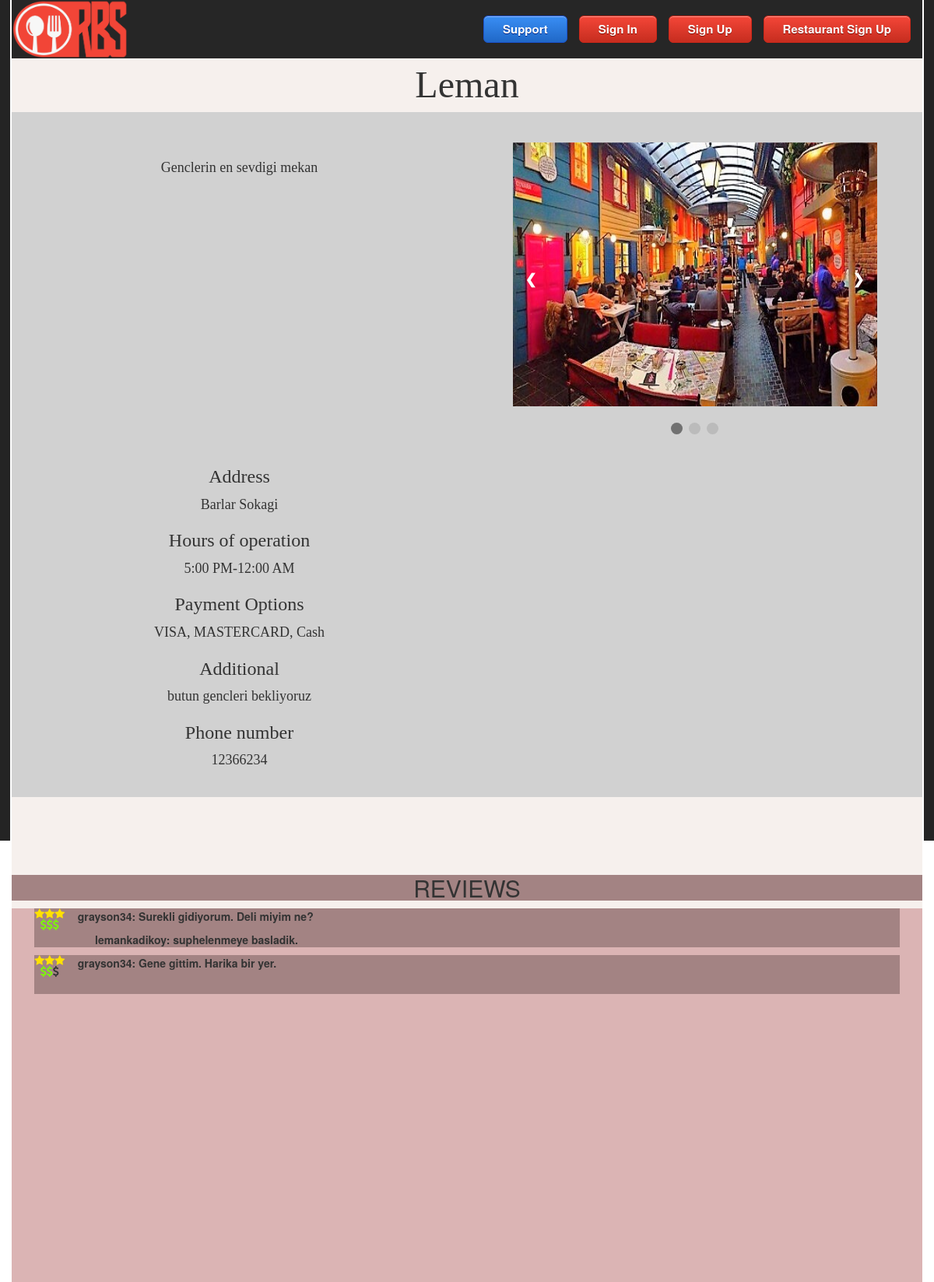
Page /Project/restaurantProfile.php?varname=lemankadikoy on the committed database.
### tables this page shows
CREATE TABLE `restaurant_owner` (
  `uname` varchar(45) NOT NULL,
  `fname` varchar(45) NOT NULL,
  `lname` varchar(45) NOT NULL,
  `rest_name` varchar(45) NOT NULL,
  `email` varchar(45) NOT NULL,
  `psw` varchar(45) NOT NULL,
  `location` varchar(45) NOT NULL,
  `phoneNo` varchar(45) NOT NULL,
  `cap` int(11) NOT NULL,
  `description` longtext DEFAULT NULL,
  `payment` longtext DEFAULT NULL,
  `additional` longtext DEFAULT NULL,
  `address` longtext DEFAULT NULL,
  `startTime` time DEFAULT NULL,
  `endTime` time DEFAULT NULL,
  `stars` int(11) DEFAULT NULL,
  `cuisines` longtext DEFAULT NULL,
  `seating_options` longtext DEFAULT NULL,
  `price` int(11) DEFAULT NULL,
  `isBanned` tinyint(4) DEFAULT NULL,
  `warnCount` int(11) DEFAULT NULL,
  `recCode` varchar(45) NOT NULL,
  `shutdown` tinyint(4) NOT NULL DEFAULT 0,
  PRIMARY KEY (`uname`)
);

CREATE TABLE `image` (
  `imgId` bigint(20) NOT NULL AUTO_INCREMENT,
  `name` varchar(45) NOT NULL,
  `rest_uname` varchar(45) NOT NULL,
  PRIMARY KEY (`imgId`),
  FOREIGN KEY (rest_uname) REFERENCES restaurant_owner(uname)
);

CREATE TABLE `review` (
  `reviewId` bigint(20) NOT NULL AUTO_INCREMENT,
  `customer_uname` varchar(45) NOT NULL,
  `rest_uname` varchar(45) NOT NULL,
  `text` longtext NOT NULL,
  `star` int(11) NOT NULL,
  `price` int(11) NOT NULL,
  `reply` longtext DEFAULT NULL,
  PRIMARY KEY (`reviewId`),
  FOREIGN KEY (customer_uname) REFERENCES user(uname),
  FOREIGN KEY (rest_uname) REFERENCES restaurant_owner(uname)
);

### Project/restaurantProfile.php (the view, shortened to what this page needs)
<link rel="stylesheet" href="style.css"/>
<?php include('bootstrapinclude.php') ?>
<?php
include('dbconnect.php');
$uname = $_GET['varname'];
$sql = "SELECT * FROM restaurant_owner WHERE uname='$uname'";
$query = mysqli_query($conn, $sql);
$restArray = mysqli_fetch_assoc($query);
$rest_name = $restArray['rest_name'];
$description = $restArray['description'];
$payment = $restArray['payment'];
$additional = $restArray['additional'];
$phoneNo = $restArray['phoneNo'];
$address = $restArray['address'];
$start = $restArray['startTime'];
$end = $restArray['endTime'];
$commentQuery = mysqli_query($conn, "select * from review where rest_uname='$uname'");
$sqlB = "select * from image where rest_uname= '$uname'";
$restImg = mysqli_query($conn, $sqlB);
?>
<html>
    <head>
</head>
<body>
<div class="container">
    <?php if (!isset($_SESSION['success'])): ?>
        <div class="top">
            <a href="restSignUp.php"><button  id="rsignup">Restaurant Sign Up</button></a>
            <a href="signUp.php"><button id="signup" >Sign Up</button></a>
            <a href="signIn.php"><button    id="signin" >Sign In</button>   </a>
            <a href ="support.php"><button id="support"> Support</button> </a>
            <a href="index.php"><img src="img/LOGO.png" alt="RBS" style="width:150px"></a>
        </div>
    <?php endif ?>
    <div class="topprofile">
        <font  face="Century Gothic" size="8"><?php echo $rest_name ?></font>
    </div>
    <div id="full" style="background-color:#D1D1D1">
        <div id="firstPart">
            <div id="description">
                <br>
                <font face="Century Gothic" size="4"><?php echo $description ?></font>
            </div>
            <div id="infos">
                <font face="Century Gothic" size="4"><h3>Address</h3> <?php echo $address ?></font>
                <font face="Century Gothic" size="4"><h3>Hours of operation</h3> <?php echo date('g:i A', strtotime($start)), '-', date('g:i A', strtotime($end)) ?></font>
                <font face="Century Gothic" size="4"><h3>Payment Options </h3> <?php echo $payment ?></font>
                <font face="Century Gothic" size="4"><h3>Additional </h3> <?php echo $additional ?></font>
                <font face="Century Gothic" size="4"><h3>Phone number </h3> <?php echo $phoneNo ?> </font>
            </div>
        </div>
        <div id="secondPart">
            <div class="slideshow-container13">
                <?php while ($imgArr = mysqli_fetch_array($restImg, MYSQLI_ASSOC)) : ?>
                    <div class="mySlides">
                        <img class="restPics" src="restaurantImages/<?php echo $_GET['varname'] ?>/<?php echo $imgArr['name'] ?>">
                    </div>
                <?php endwhile; ?>
                <a class="prev" onclick="plusSlides(-1)">&#10094;</a>
                <a class="next" onclick="plusSlides(1)">&#10095;</a>
            </div>
            <br>
            <div style="text-align:center">
                <span class="dot" onclick="currentSlide(1)"></span>
                <span class="dot" onclick="currentSlide(2)"></span>
                <span class="dot" onclick="currentSlide(3)"></span>
            </div>
        </div>
    </div>
    <div class="reviewHeader">
        <h2>REVIEWS</h2>
    </div>
    <div class="reviews">
        <?php while ($row = mysqli_fetch_array($commentQuery, MYSQLI_ASSOC)): ?>
            <div class="commentCard">
                <div class='starNPrice'>
                    <?php
                    $starCount = $row['star'];
                    $priceCount = $row['price'];
                    $cs = 0;
                    $cp = 0;
                    while ($cs < $starCount) {
                        echo "<span class='fa fa-star checked'></span>";
                        $cs++;
                    }
                    echo "<br>";
                    while ($cp < $priceCount) {
                        echo "<span class='fa fa-usd checked2'></span>";
                        $cp++;
                    }
                    if ($priceCount < 3) {
                        $ep = 0;
                        while ($ep < (3 - $priceCount)) {
                            echo "<span class='fa fa-usd'></span>";
                            $ep++;
                        }
                    }
                    ?>
                </div>
                <div class="comment">
                    <p> <?php echo $row['customer_uname'] . ": " . $row['text'];   ?> </p>
                </div>
                <?php if (!empty($row['reply'])): ?>
                    <div class="replyRest">
                        <p> <?php echo $row['rest_uname'] . ": " . $row['reply'];   ?> </p>
                    </div>
                <?php else: ?>
                    <div class="replyRest">
                        <br>
                    </div>
                <?php endif ?>
            </div>
        <?php endwhile ?>
    </div>
</div>
</body>
</html>

### Project/bootstrapinclude.php (shortened to what this page needs)
<link rel="stylesheet" href="https://stackpath.bootstrapcdn.com/bootstrap/3.4.1/css/bootstrap.min.css"/>
<link rel="stylesheet" href="https://stackpath.bootstrapcdn.com/bootstrap/3.4.1/css/bootstrap-theme.min.css"/>
<link rel="stylesheet" href="https://cdnjs.cloudflare.com/ajax/libs/font-awesome/4.7.0/css/font-awesome.min.css"/>

### Project/style.css (style rules this page uses)
html { height:100%; }
body { height:100%; background-repeat:no-repeat; background-attachment:fixed; background-position:top; background-image:url("img/homeBG.png") }
.top { background-color:#262626; }
.top img { size:landscape; width:250px; height:75px; }
.top button { float : right ; margin-top : 20px; margin-right : 15px; box-shadow:inset 0px 1px 0px 0px #f5978e; background:linear-gradient(to bottom, #f24537 5%, #c62d1f 100%); background-color:#f24537; border-radius:6px; border:1px solid #d02718; display:inline-block; cursor:pointer; color:#ffffff; font-size:15px; font-weight:bold; padding:6px 24px; text-decoration:none; text-shadow:0px 1px 0px #810e05; }
.container { min-height:1080px; width:100%; height:auto; background:#F6F0ED; box-shadow:0px 2px 0px 2px white; }
#support, .support { margin-top:20px; box-shadow:inset 0px 1px 0px 0px #8EB9F5; background:linear-gradient(to bottom, #388CF2 5%, #2068C7 100%); background-color:#388CF2; border-radius:6px; border:1px solid #1953D1; display:inline-block; cursor:pointer; color:#ffffff; font-size:15px; font-weight:bold; padding:6px 24px; text-decoration:none; text-shadow:0px 1px 0px #052482; }
.container h2 { margin-top : 100px; text-align : center ; }
* { box-sizing: border-box; }
#firstPart { float : left; width : 50%; height : 110%; margin-top:10px; }
#secondPart { float : left; width : 50%; height : 110%; margin-top:10px; }
#description { text-align : center; width : 80%; height: 40%; margin-left : 10%; margin-top : 5%; }
#infos { text-align:center; width : 80%; height : 50%; margin-left : 10%; margin-top : 5%; }
.slideshow-container13 { max-width: 80%; position: relative; margin: auto; margin-top : 5%; }
.mySlides { display: none; }
.prev, .next { cursor: pointer; position: absolute; top: 50%; width: auto; margin-top: -22px; padding: 16px; color: white; font-weight: bold; font-size: 18px; transition: 0.6s ease; border-radius: 0 3px 3px 0; user-select: none; }
.next { right: 0; border-radius: 3px 0 0 3px; }
.dot { cursor: pointer; height: 15px; width: 15px; margin: 0 2px; background-color: #bbb; border-radius: 50%; display: inline-block; transition: background-color 0.6s ease; }
.active, .dot:hover { background-color: #717171; }
.restPics { width:100%; height :35%; }
.reviews { margin:auto; width:100%; height:60%; overflow-y:auto; background-color:#DBB4B4; text-align:center; }
.reviewHeader { margin:auto; width:100%; background-color:#A38383; text-align:center; }
.starNPrice { float:left; }
.commentCard { width:95%; margin-left:2.5%; background:#A38383; font-weight:bold; }
.comment { width:90%; margin-left:5%; text-align:left; }
.replyRest { margin-left:7%; text-align:left; }
#full { width:100%; height:110%; }
.topprofile { text-align:center; width:100%; }

### Project/bootstrapinclude.php (style rules this page uses)
.container { padding-right:0px; padding-left:0px; }

### Project/restaurantProfile.php (style rules this page uses)
.checked { color: #FFE100; }
.checked2 { color:#7BFF00; }

### rows in the picture
restaurant_owner: rest_name "Leman", description "Genclerin en sevdigi mekan", address "Barlar Sokagi", startTime "5:00 PM", endTime "12:00 AM", payment "VISA, MASTERCARD, Cash", additional "butun gencleri bekliyoruz", phoneNo "12366234"
image: name (picture)
review: star 3 (drawn), price 3 (drawn), customer_uname "grayson34", text "Surekli gidiyorum. Deli miyim ne?", rest_uname "lemankadikoy", reply "suphelenmeye basladik."
review: star 3 (drawn), price 2 (drawn), customer_uname "grayson34", text "Gene gittim. Harika bir yer."
